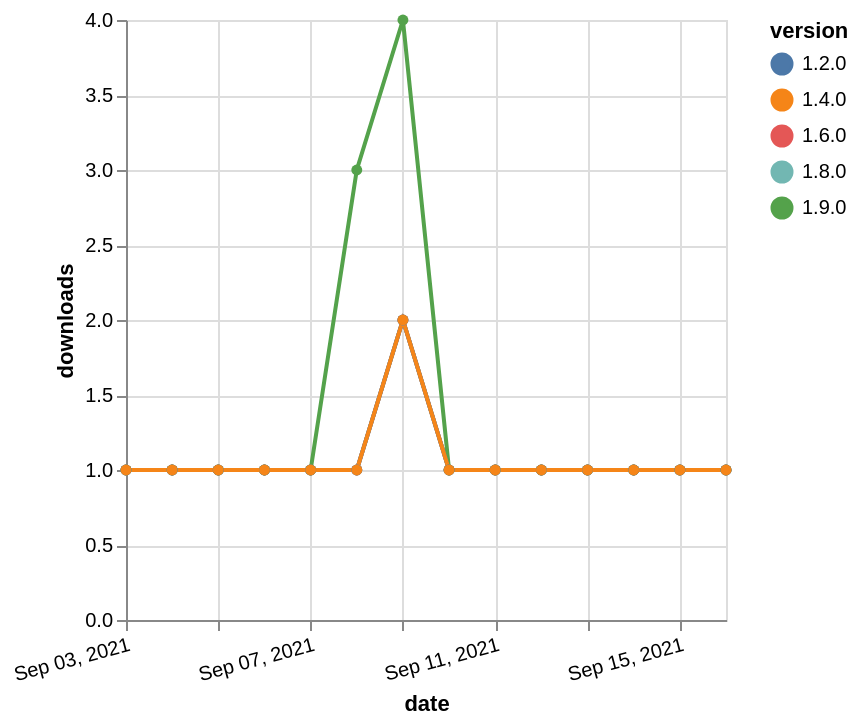

Describe this chart as a Vega-Lite specification.
### Vega-Lite specification from a JSON file in a GitHub repository (floating-point values rounded to 4 significant figures)
{"$schema": "https://vega.github.io/schema/vega-lite/v5.json", "description": "A simple bar chart with embedded data.", "data": {"values": [{"date": "2021-09-03", "total": 204, "delta": 1, "version": "1.6.0"}, {"date": "2021-09-04", "total": 205, "delta": 1, "version": "1.6.0"}, {"date": "2021-09-05", "total": 206, "delta": 1, "version": "1.6.0"}, {"date": "2021-09-06", "total": 207, "delta": 1, "version": "1.6.0"}, {"date": "2021-09-07", "total": 208, "delta": 1, "version": "1.6.0"}, {"date": "2021-09-08", "total": 209, "delta": 1, "version": "1.6.0"}, {"date": "2021-09-09", "total": 211, "delta": 2, "version": "1.6.0"}, {"date": "2021-09-10", "total": 212, "delta": 1, "version": "1.6.0"}, {"date": "2021-09-11", "total": 213, "delta": 1, "version": "1.6.0"}, {"date": "2021-09-12", "total": 214, "delta": 1, "version": "1.6.0"}, {"date": "2021-09-13", "total": 215, "delta": 1, "version": "1.6.0"}, {"date": "2021-09-14", "total": 216, "delta": 1, "version": "1.6.0"}, {"date": "2021-09-15", "total": 217, "delta": 1, "version": "1.6.0"}, {"date": "2021-09-16", "total": 218, "delta": 1, "version": "1.6.0"}, {"date": "2021-09-03", "total": 174, "delta": 1, "version": "1.8.0"}, {"date": "2021-09-04", "total": 175, "delta": 1, "version": "1.8.0"}, {"date": "2021-09-05", "total": 176, "delta": 1, "version": "1.8.0"}, {"date": "2021-09-06", "total": 177, "delta": 1, "version": "1.8.0"}, {"date": "2021-09-07", "total": 178, "delta": 1, "version": "1.8.0"}, {"date": "2021-09-08", "total": 179, "delta": 1, "version": "1.8.0"}, {"date": "2021-09-09", "total": 181, "delta": 2, "version": "1.8.0"}, {"date": "2021-09-10", "total": 182, "delta": 1, "version": "1.8.0"}, {"date": "2021-09-11", "total": 183, "delta": 1, "version": "1.8.0"}, {"date": "2021-09-12", "total": 184, "delta": 1, "version": "1.8.0"}, {"date": "2021-09-13", "total": 185, "delta": 1, "version": "1.8.0"}, {"date": "2021-09-14", "total": 186, "delta": 1, "version": "1.8.0"}, {"date": "2021-09-15", "total": 187, "delta": 1, "version": "1.8.0"}, {"date": "2021-09-16", "total": 188, "delta": 1, "version": "1.8.0"}, {"date": "2021-09-03", "total": 201, "delta": 1, "version": "1.9.0"}, {"date": "2021-09-04", "total": 202, "delta": 1, "version": "1.9.0"}, {"date": "2021-09-05", "total": 203, "delta": 1, "version": "1.9.0"}, {"date": "2021-09-06", "total": 204, "delta": 1, "version": "1.9.0"}, {"date": "2021-09-07", "total": 205, "delta": 1, "version": "1.9.0"}, {"date": "2021-09-08", "total": 208, "delta": 3, "version": "1.9.0"}, {"date": "2021-09-09", "total": 212, "delta": 4, "version": "1.9.0"}, {"date": "2021-09-10", "total": 213, "delta": 1, "version": "1.9.0"}, {"date": "2021-09-11", "total": 214, "delta": 1, "version": "1.9.0"}, {"date": "2021-09-12", "total": 215, "delta": 1, "version": "1.9.0"}, {"date": "2021-09-13", "total": 216, "delta": 1, "version": "1.9.0"}, {"date": "2021-09-14", "total": 217, "delta": 1, "version": "1.9.0"}, {"date": "2021-09-15", "total": 218, "delta": 1, "version": "1.9.0"}, {"date": "2021-09-16", "total": 219, "delta": 1, "version": "1.9.0"}, {"date": "2021-09-03", "total": 253, "delta": 1, "version": "1.2.0"}, {"date": "2021-09-04", "total": 254, "delta": 1, "version": "1.2.0"}, {"date": "2021-09-05", "total": 255, "delta": 1, "version": "1.2.0"}, {"date": "2021-09-06", "total": 256, "delta": 1, "version": "1.2.0"}, {"date": "2021-09-07", "total": 257, "delta": 1, "version": "1.2.0"}, {"date": "2021-09-08", "total": 258, "delta": 1, "version": "1.2.0"}, {"date": "2021-09-09", "total": 260, "delta": 2, "version": "1.2.0"}, {"date": "2021-09-10", "total": 261, "delta": 1, "version": "1.2.0"}, {"date": "2021-09-11", "total": 262, "delta": 1, "version": "1.2.0"}, {"date": "2021-09-12", "total": 263, "delta": 1, "version": "1.2.0"}, {"date": "2021-09-13", "total": 264, "delta": 1, "version": "1.2.0"}, {"date": "2021-09-14", "total": 265, "delta": 1, "version": "1.2.0"}, {"date": "2021-09-15", "total": 266, "delta": 1, "version": "1.2.0"}, {"date": "2021-09-16", "total": 267, "delta": 1, "version": "1.2.0"}, {"date": "2021-09-03", "total": 211, "delta": 1, "version": "1.4.0"}, {"date": "2021-09-04", "total": 212, "delta": 1, "version": "1.4.0"}, {"date": "2021-09-05", "total": 213, "delta": 1, "version": "1.4.0"}, {"date": "2021-09-06", "total": 214, "delta": 1, "version": "1.4.0"}, {"date": "2021-09-07", "total": 215, "delta": 1, "version": "1.4.0"}, {"date": "2021-09-08", "total": 216, "delta": 1, "version": "1.4.0"}, {"date": "2021-09-09", "total": 218, "delta": 2, "version": "1.4.0"}, {"date": "2021-09-10", "total": 219, "delta": 1, "version": "1.4.0"}, {"date": "2021-09-11", "total": 220, "delta": 1, "version": "1.4.0"}, {"date": "2021-09-12", "total": 221, "delta": 1, "version": "1.4.0"}, {"date": "2021-09-13", "total": 222, "delta": 1, "version": "1.4.0"}, {"date": "2021-09-14", "total": 223, "delta": 1, "version": "1.4.0"}, {"date": "2021-09-15", "total": 224, "delta": 1, "version": "1.4.0"}, {"date": "2021-09-16", "total": 225, "delta": 1, "version": "1.4.0"}]}, "width": "container", "mark": {"type": "line", "point": {"filled": true}}, "encoding": {"x": {"field": "date", "type": "temporal", "timeUnit": "yearmonthdate", "title": "date", "axis": {"labelAngle": -15}}, "y": {"field": "delta", "type": "quantitative", "title": "downloads"}, "color": {"field": "version", "type": "nominal"}, "tooltip": {"field": "delta"}}}
